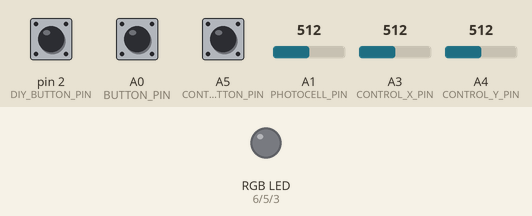
This sketch was run on a simulated Arduino Uno, built with avr-gcc and run on an emulated ATmega328P. On the bench: an RGB LED mixed from three pins (HIGH = lit). The test bench sets the inputs (shaded band); at power-on: A0 (BUTTON_PIN) LOW, A1 (PHOTOCELL_PIN) = 512, pin 2 (DIY_BUTTON_PIN) HIGH, A3 (CONTROL_X_PIN) = 512, A4 (CONTROL_Y_PIN) = 512, A5 (CONTROL_BUTTON_PIN) HIGH. Dim RGB values are drawn brighter than linear; random numbers use the default seed unless the sketch sets one.

Above: at 1.2 s.
1.3 s: A0 (BUTTON_PIN) pulled HIGH for 0.15 s
At 1.9 s:
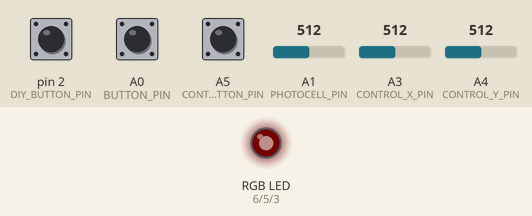
4.4 s: A1 (PHOTOCELL_PIN) set to 340
At 7.35 s:
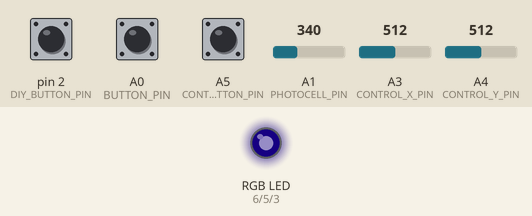
7.4 s: A1 (PHOTOCELL_PIN) set to 122
10.4 s: A0 (BUTTON_PIN) pulled HIGH for 1 s
12.9 s: A0 (BUTTON_PIN) pulled HIGH for 0.15 s
At 13.4 s:
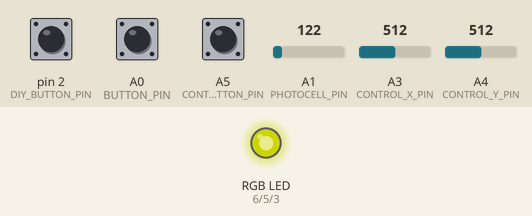
14.5 s: A0 (BUTTON_PIN) pulsed HIGH 2 times (0.12 s each, 0.3 s apart)
At 19.95 s:
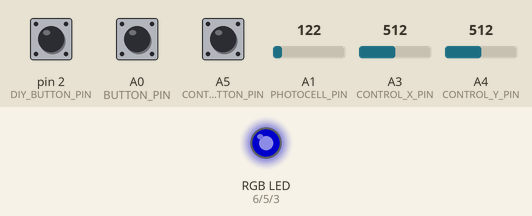
Timing chart, 0 to 20.9 s (numbered marks = the images above; inputs shaded):
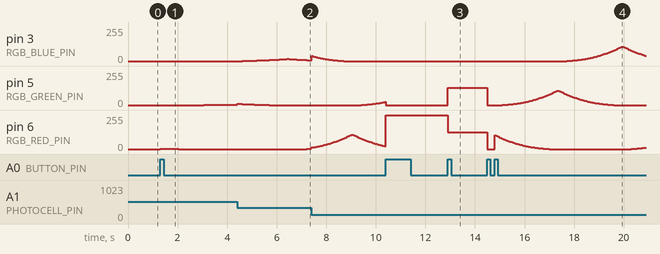

Measured:
- after the input at 1.3 s, pin 5 (RGB_GREEN_PIN): 0/255 → 1/255 after 1.8 s, → 2/255 0.65 s later, → 1/255 0.30 s later; pin 6 (RGB_RED_PIN): 0/255 → 2/255 at once, → 1/255 0.10 s later, → 0/255 0.65 s later
- after the input at 4.4 s, pin 6 (RGB_RED_PIN): 0/255 → 1/255 after 2.8 s
- after the input at 12.9 s, pin 5 (RGB_GREEN_PIN): 0/255 → 130/255 at once; pin 6 (RGB_RED_PIN): 255/255 → 125/255 at once
- after the input at 14.5 s, pin 3 (RGB_BLUE_PIN): rises from 0/255 to 108/255 in 2.2 s, then falls to 41/255 in 0.95 s

The sketch:

A1_Nightlight.ino
```cpp
const int DIY_BUTTON_PIN = 2; // Internal pullup
const int BUTTON_PIN = A0;  // External pulldown
const int PHOTOCELL_PIN = A1;
const int CONTROL_X_PIN = A3;
const int CONTROL_Y_PIN = A4;
const int CONTROL_BUTTON_PIN = A5;  // Internal pullup
const int RGB_RED_PIN = 6;
const int RGB_GREEN_PIN = 5;
const int RGB_BLUE_PIN = 3;
const int TIME_ON_EACH_FADE_VAL_MS = 50;
const int TIME_ON_CONTROLLER_MS = 1;
const int DEBOUNCE_DELAY_MS = 50;
const int MIN_COLOR_VALUE = 0;
const int MAX_COLOR_VALUE = 255;
const float GAMMA = 2.2;

// RGB Vars
enum RGB {
  RED,
  GREEN,
  BLUE,
  NUM_COLORS
};
int _rgbLedValues[] = {255, 0, 0}; // in RGB order
enum RGB _curFadingUpColor = GREEN;
enum RGB _curFadingDownColor = RED;
const int STEP_VALUE = 5;

// Global time vars
unsigned long _stepValueUpdatedTimestampMs = 0; // time since last color step
unsigned long _modeButtonUpdatedTimestampMs = 0; // time since last mode button press
unsigned long _colorLockButtonUpdatedTimestampMs = 0; // time since last mode button press
unsigned long _controllerUpdatedTimestampMs = 0; // time since last joystick change
unsigned long _diyPressUpdatedTimestampMs = 0; // time since last diy press

// Mode changing vars
int currMode = 0;
int diyColor = 0;
bool colorLock = HIGH;  // TRUE = joystick can change LED color, FALSE = locked
bool lastModeButtonState = LOW;
bool lastControllerButtonState = HIGH;
bool lastDiyButtonState = HIGH;

// Joystick vars
int x_zone = 1;
int y_zone = 1;
int zone = 5;

void setup() {
  // Setup pins
  pinMode(RGB_RED_PIN, OUTPUT);
  pinMode(RGB_GREEN_PIN, OUTPUT);
  pinMode(RGB_BLUE_PIN, OUTPUT);
  pinMode(BUTTON_PIN, INPUT);  // external pull down
  pinMode(CONTROL_BUTTON_PIN, INPUT_PULLUP);  // internal pull up
  pinMode(DIY_BUTTON_PIN, INPUT_PULLUP);  // internal pull up

  // Turn on Serial
  Serial.begin(9600);

  // Set initial colors
  setColor(_rgbLedValues[RED], _rgbLedValues[GREEN], _rgbLedValues[BLUE]);

  // Seed for diy random color order on unconnected analog pin
  randomSeed(analogRead(A2));
}

void loop() {
  // Current time since start of program
  unsigned long currTimestampMs = millis();

  bool modeButtonState = digitalRead(BUTTON_PIN);

  // Mode Swap Button Handler
  if (currTimestampMs - _modeButtonUpdatedTimestampMs >= DEBOUNCE_DELAY_MS) {
    if (modeButtonState == HIGH && lastModeButtonState == LOW) {
      colorLock = HIGH;
      currMode++;
      if (currMode > 3) {
        // Reset crossfade state
        _rgbLedValues[0] = 255;
        _rgbLedValues[1] = 0;
        _rgbLedValues[2] = 0;
        _curFadingUpColor = GREEN;
        _curFadingDownColor = RED;
        currMode = 0;
      }
      _modeButtonUpdatedTimestampMs = currTimestampMs;
    }
  }
  lastModeButtonState = modeButtonState;

  // Mode Actions
  switch(currMode) {
    case 0: {  // Off mode
      setColor(0, 0, 0);
      break;
    }

    case 1: {  // Crossfade mode
      // Check to see if "delay" period has passed
      if (currTimestampMs - _stepValueUpdatedTimestampMs >= TIME_ON_EACH_FADE_VAL_MS) {
        _stepValueUpdatedTimestampMs = currTimestampMs;
        _rgbLedValues[_curFadingUpColor] += STEP_VALUE;
        _rgbLedValues[_curFadingDownColor] -= STEP_VALUE;

        // Check to see if max color value for up color reached
        // If so, cap value and rotate color (R -> G -> B)
        if (_rgbLedValues[_curFadingUpColor] > MAX_COLOR_VALUE) {
          _rgbLedValues[_curFadingUpColor] = MAX_COLOR_VALUE;
          _curFadingUpColor = (RGB)((int)_curFadingUpColor + 1);

          if (_curFadingUpColor > (int)BLUE) {
            _curFadingUpColor = RED;
          }
        }

        // Check to see if min color value for down color reached
        // If so, cap value and rotate color (R -> G -> B)
        if (_rgbLedValues[_curFadingDownColor] < MIN_COLOR_VALUE) {
          _rgbLedValues[_curFadingDownColor] = MIN_COLOR_VALUE;
          _curFadingDownColor = (RGB)((int)_curFadingDownColor + 1);

          if (_curFadingDownColor > (int)BLUE) {
            _curFadingDownColor = RED;
          }
        }
        setColor(_rgbLedValues[RED], _rgbLedValues[GREEN], _rgbLedValues[BLUE]);
      }
      break;
    }

    case 2: {  // Lofi Input Mode
      colorLockHandler(currTimestampMs);
      bool diyButtonState = digitalRead(DIY_BUTTON_PIN);

      if (currTimestampMs - _diyPressUpdatedTimestampMs >= DEBOUNCE_DELAY_MS) {
        if (diyButtonState == LOW && lastDiyButtonState == HIGH) {
          if (colorLock) {  // ensure same color until color lock turned off
            diyColor = random(0, 7);  // Random number from 0 to 6 (7 total)
          }

          _diyPressUpdatedTimestampMs = currTimestampMs;
        }
      }
      lastDiyButtonState = diyButtonState;

      if (colorLock) {
        switch(diyColor) {
          case 0:
            setColor(255, 0, 0);
            break;

          case 1:
            setColor(0, 255, 0);
            break;

          case 2:
            setColor(0, 0, 255);
            break;

          case 3:
            setColor(255, 255, 0);
            break;

          case 4:
            setColor(0, 255, 255);
            break;

          case 5:
            setColor(255, 0, 255);
            break;

          case 6:
            setColor(255, 255, 255);
            break;
        }
      }
      break;
    }

    case 3: {  // Joystick Mode, basic controls based off of https://www.youtube.com/watch?v=vo7SbVhW3pE&t=466s
      colorLockHandler(currTimestampMs);

      if (colorLock) {
        if (currTimestampMs - _controllerUpdatedTimestampMs >= TIME_ON_CONTROLLER_MS) {
          int x_value = analogRead(CONTROL_X_PIN);
          int y_value = analogRead(CONTROL_Y_PIN);

          _controllerUpdatedTimestampMs = currTimestampMs;

          // x zones
          if (x_value < 350) {
            x_zone = 0;
          } else if (x_value > 650) {
            x_zone = 2;
          } else {
            x_zone = 1;
          }

          // y zones
          if (y_value < 350) {
            y_zone = 0;
          } else if (y_value > 650) {
            y_zone = 2;
          } else {
            y_zone = 1;
          }

          // zones 1-9 in numpad notation
          zone = y_zone * 3 + x_zone + 1;

          switch(zone) {
            case 1:  // -blue value
               _rgbLedValues[BLUE]--;
              break;

            case 2:  // -all values
              _rgbLedValues[RED]--;
              _rgbLedValues[GREEN]--;
              _rgbLedValues[BLUE]--;
              break;

            case 3:  // +blue value
               _rgbLedValues[BLUE]++;
              break;

            case 4:  // -green value
              _rgbLedValues[GREEN]--;
              break;

            case 5:  // idle state
              break;

            case 6:  // +green value
              _rgbLedValues[GREEN]++;
              break;

            case 7:  // -red value
              _rgbLedValues[RED]--;
              break;

            case 8:  // +all values
              _rgbLedValues[RED]++;
              _rgbLedValues[GREEN]++;
               _rgbLedValues[BLUE]++;
              break;

            case 9:  // +red value
              _rgbLedValues[RED]++;
              break;

            default:
              break;
          }

        _rgbLedValues[RED] = constrain(_rgbLedValues[RED], 0, 255);
        _rgbLedValues[GREEN] = constrain(_rgbLedValues[GREEN], 0, 255);
        _rgbLedValues[BLUE] = constrain( _rgbLedValues[BLUE], 0, 255);

        setColor(_rgbLedValues[RED], _rgbLedValues[GREEN], _rgbLedValues[BLUE]);
        }
      }
      break;
    }

    default: {
      Serial.println("SOMETHING BROKE");
      break;
    }
  }
}

void setColor(int red, int green, int blue) {
  if (currMode == 1) {
    // Read light level and set brightness caps
    int photocellVal = analogRead(PHOTOCELL_PIN);
    float normalizedLightVal = photocellVal / 1000.0;  // 0.0-1.0
    float invertedLightVal = 1.0 - normalizedLightVal;  // dark=1.0, bright=0.0
    float brightnessLevel = pow(invertedLightVal, 3);

    float rf = (red / 255.0) * brightnessLevel;
    float gf = (green / 255.0) * brightnessLevel;
    float bf = (blue / 255.0) * brightnessLevel;

    analogWrite(RGB_RED_PIN, applyGamma(rf));
    analogWrite(RGB_GREEN_PIN, applyGamma(gf));
    analogWrite(RGB_BLUE_PIN, applyGamma(bf));
  } else {
    analogWrite(RGB_RED_PIN, red);
    analogWrite(RGB_GREEN_PIN, green);
    analogWrite(RGB_BLUE_PIN, blue);
  }

}

// Makes RGB changes more natural to the human eye
int applyGamma(float input) {
  return (int) (pow(input, GAMMA) * 255);
}

// Handler for button that "locks" a chosen color
void colorLockHandler(unsigned long currTimestampMs) {
  bool controllerButtonState = digitalRead(CONTROL_BUTTON_PIN);

  if (currTimestampMs - _colorLockButtonUpdatedTimestampMs >= DEBOUNCE_DELAY_MS) {
    if (controllerButtonState == LOW && lastControllerButtonState == HIGH) {
      colorLock = !colorLock;
      _colorLockButtonUpdatedTimestampMs = currTimestampMs;
    }
  }
  lastControllerButtonState = controllerButtonState;
}
```
